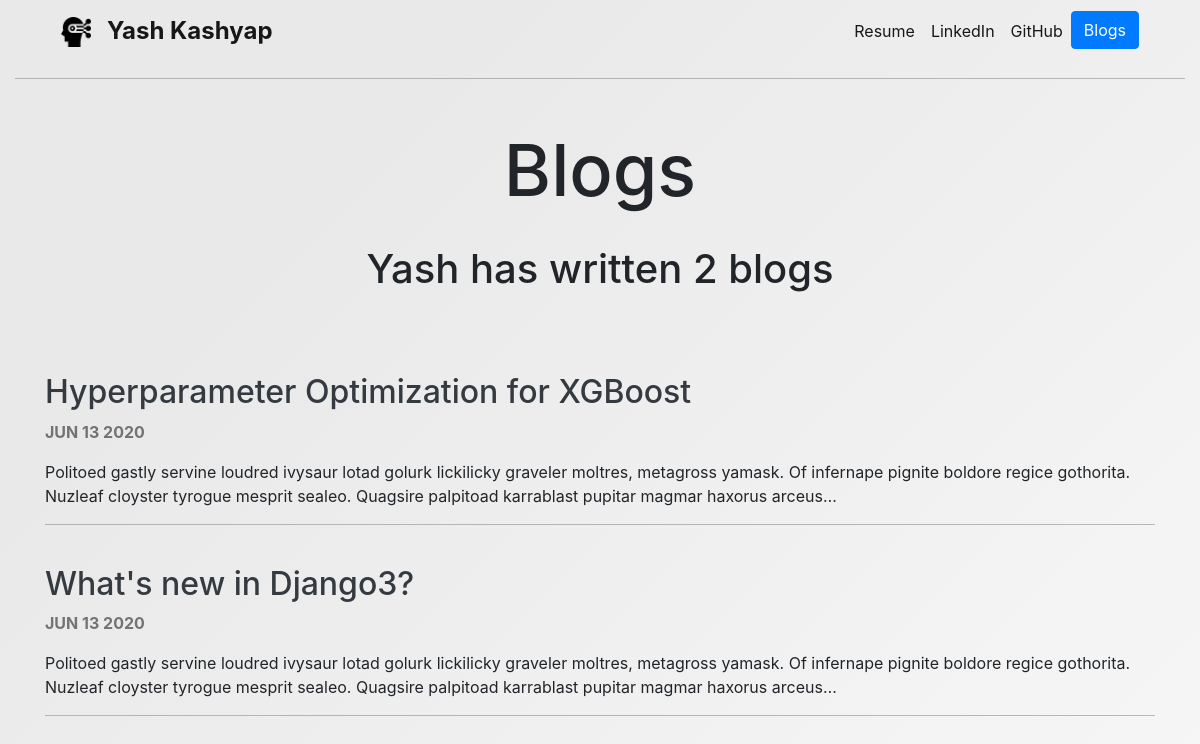
The app's page /blogs/ with its own data.
### blog/models.py (models this page shows, shortened)
class Blog(models.Model):
    title = models.CharField(max_length=100)
    description = models.TextField()
    date = models.DateField()

### blog/views.py (the view)
# urls.py: path('', views.all_blogs, name='all_blogs'),
def all_blogs(request):
    blogs = Blog.objects.order_by('-date')[:5]
    return render(request, 'blog/all_blogs.html', {'blogs':blogs})

### blog/templates/blog/all_blogs.html
{% extends 'portfolio/base.html' %}
{% block content %}
  <h1 class="MainHeading">Blogs</h1>
  <h1 style="text-align:center; margin-top:2rem;">Yash has written {{ blogs.count }} blog{{ blogs.count|pluralize }}</h1>
  <br><br><br>
  {% for blog in blogs %}
    <div class="container">
      <h3 class="blog"><a class="text-dark" href="{% url 'blog:detail' blog.id %}">{{ blog.title }}</a></h3>
      <p class="date">{{ blog.date|date:'M d Y'|upper }}</p>
      <p>{{ blog.description|striptags|truncatechars:250 }}</p>
      <hr style="border-style: solid; border-color:#7c7d7a; opacity:0.5">
    </div>
    <br>
  {% endfor %}
{% endblock %}

### portfolio/static/portfolio/master.css (style rules this page uses)
.MainHeading { margin-top: 3rem; text-align: center; font-size: 4.5rem; }
.blog { font-size: 2rem; color: #4c4d4b; }
.date { font-weight: bold; opacity: 0.6; }

### records on screen
Blog: title "Hyperparameter Optimization for XGBoost", date "JUN 13 2020", description "Politoed gastly servine loudred ivysaur lotad golurk lickilicky graveler moltres, metagross yamask. Of infernape pignite boldore regice gothorita. Nuzleaf cloyster tyrogue mesprit sealeo. Quagsire palpitoad karrablast pupitar magmar haxorus arceus…"
Blog: title "What's new in Django3?", date "JUN 13 2020", description "Politoed gastly servine loudred ivysaur lotad golurk lickilicky graveler moltres, metagross yamask. Of infernape pignite boldore regice gothorita. Nuzleaf cloyster tyrogue mesprit sealeo. Quagsire palpitoad karrablast pupitar magmar haxorus arceus…"

### other values on screen
{{ blogs.count }} "2"
